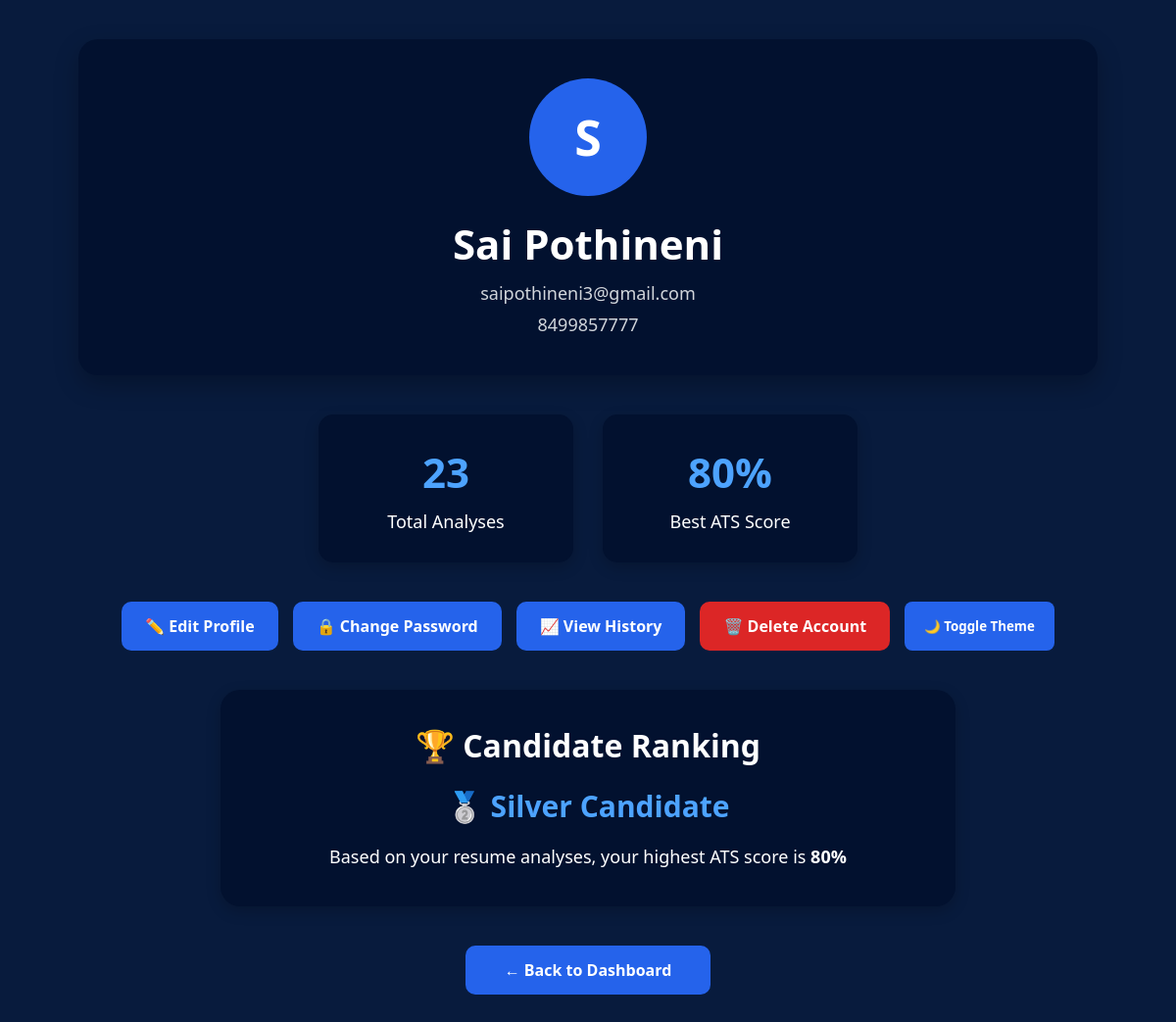
The app's page /profile (signed in) with its own data.
### models.py (models this page shows)
class User(db.Model):
    id = db.Column(
        db.Integer,
        primary_key=True
    )
    name = db.Column(
        db.String(100),
        nullable=False
    )
    email = db.Column(
        db.String(100),
        unique=True,
        nullable=False
    )
    phone = db.Column(
        db.String(15),
        nullable=False
    )
    password = db.Column(
        db.String(255),
        nullable=False
    )

### app.py (the view)
@app.route('/profile')
def profile():
    if 'user_name' not in session:
        return redirect(url_for('login'))
    user = User.query.filter_by(
        email=session.get('user_email')
    ).first()
    total_analyses = Analysis.query.filter_by(
        username=session['user_name']
    ).count()
    best_score = db.session.query(
        db.func.max(Analysis.ats_score)
    ).filter_by(
        username=session['user_name']
    ).scalar()
    if best_score is None:
        best_score = 0
    return render_template(
        'profile.html',
        user=user,
        total_analyses=total_analyses,
        best_score=best_score
    )

### templates/profile.html (shortened to what this page needs)
<!DOCTYPE html>
<html>
<head>
    <link rel="stylesheet"
          href="{{ url_for('static',
          filename='css/profile.css') }}">
</head>
<body>
<div class="container">
    <div class="profile-card">
        <div class="avatar">
            {{ user.name[0] if user else 'U' }}
        </div>
        <h1>
            {{ user.name if user else 'User Not Found' }}
        </h1>
        <p>
            {{ user.email if user else '' }}
        </p>
        <p>
            {{ user.phone if user else '' }}
        </p>
    </div>
    <div class="stats">
        <div class="stat-box">
            <h2>{{ total_analyses }}</h2>
            <p>Total Analyses</p>
        </div>
        <div class="stat-box">
            <h2>{{ best_score }}%</h2>
            <p>Best ATS Score</p>
        </div>
    </div>
    <div class="button-group">
        <a href="/edit-profile" class="btn">
            ✏️ Edit Profile
        </a>
        <a href="/change-password" class="btn">
            🔒 Change Password
        </a>
        <a href="/history" class="btn">
            📈 View History
        </a>
        <a href="/delete-account"
           class="btn delete-btn"
           onclick="return confirm('Are you sure you want to delete your account?')">
            🗑️ Delete Account
        </a>
        <button id="themeToggle" class="theme-btn">
    🌙 Toggle Theme
</button>
    </div>
    <div class="profile-summary">
        <h2>🏆 Candidate Ranking</h2>
        <div class="summary-card">
            {% if best_score >= 90 %}
                <h3>🥇 Gold Candidate</h3>
            {% elif best_score >= 75 %}
                <h3>🥈 Silver Candidate</h3>
            {% elif best_score >= 60 %}
                <h3>🥉 Bronze Candidate</h3>
            {% else %}
                <h3>📚 Beginner Candidate</h3>
            {% endif %}
            <p>
                Based on your resume analyses,
                your highest ATS score is
                <strong>{{ best_score }}%</strong>
            </p>
        </div>
    </div>
    <a href="/dashboard" class="btn dashboard-btn">
        ← Back to Dashboard
    </a>
</div>
</body>
</html>

### static/css/profile.css (style rules this page uses)
* { margin:0; padding:0; box-sizing:border-box; font-family:'Segoe UI',sans-serif; }
body { background:#081b3d; color:white; }
.container { width:90%; max-width:1200px; margin:auto; padding:40px 20px; }
.profile-card { background:#02112f; border-radius:20px; padding:40px; text-align:center; margin-bottom:40px; box-shadow:0 10px 25px rgba(0,0,0,0.25); }
.avatar { width:120px; height:120px; margin:auto; border-radius:50%; background:#2563eb; color:white; font-size:50px; font-weight:bold; display:flex; justify-content:center; align-items:center; margin-bottom:20px; }
.profile-card h1 { font-size:42px; margin-bottom:10px; }
.profile-card p { font-size:18px; color:#d1d5db; margin-top:8px; }
.stats { display:flex; justify-content:center; gap:30px; flex-wrap:wrap; margin-bottom:40px; }
.stat-box { width:260px; background:#02112f; padding:30px; border-radius:15px; text-align:center; box-shadow:0 5px 15px rgba(0,0,0,0.2); }
.stat-box h2 { color:#4da3ff; font-size:42px; margin-bottom:10px; }
.stat-box p { font-size:18px; }
.button-group { display:flex; justify-content:center; flex-wrap:wrap; gap:15px; margin-bottom:40px; }
.btn { text-decoration:none; background:#2563eb; color:white; padding:14px 24px; border-radius:10px; font-size:16px; font-weight:600; transition:0.3s; }
.delete-btn { background:#dc2626; }
.profile-summary { background:#02112f; max-width:750px; margin:0 auto 40px auto; padding:35px; border-radius:20px; text-align:center; box-shadow:0 5px 15px rgba(0,0,0,0.2); }
.profile-summary h2 { font-size:32px; margin-bottom:20px; }
.summary-card h3 { color:#4da3ff; font-size:30px; margin-bottom:15px; }
.summary-card p { font-size:18px; line-height:1.8; }
.dashboard-btn { display:block; width:250px; text-align:center; margin:auto; }
.theme-btn { padding:10px 20px; border:none; border-radius:8px; cursor:pointer; background:#2563eb; color:white; font-weight:bold; }

### records on screen
User: name "S", name "Sai Pothineni", email "saipothineni3@gmail.com", phone "8499857777"

### other values on screen
{{ total_analyses }} "23"
{{ best_score }} "80"
